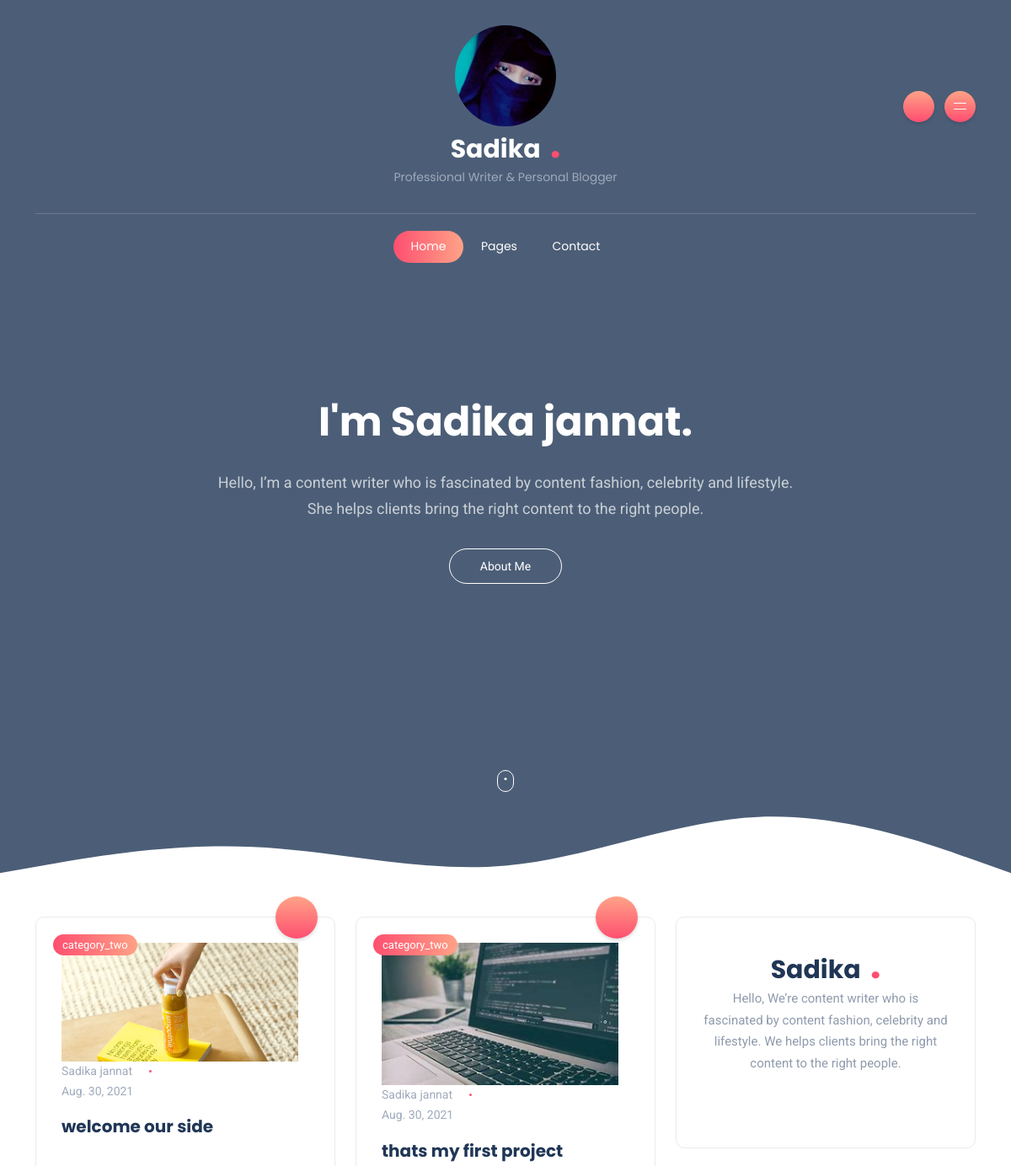
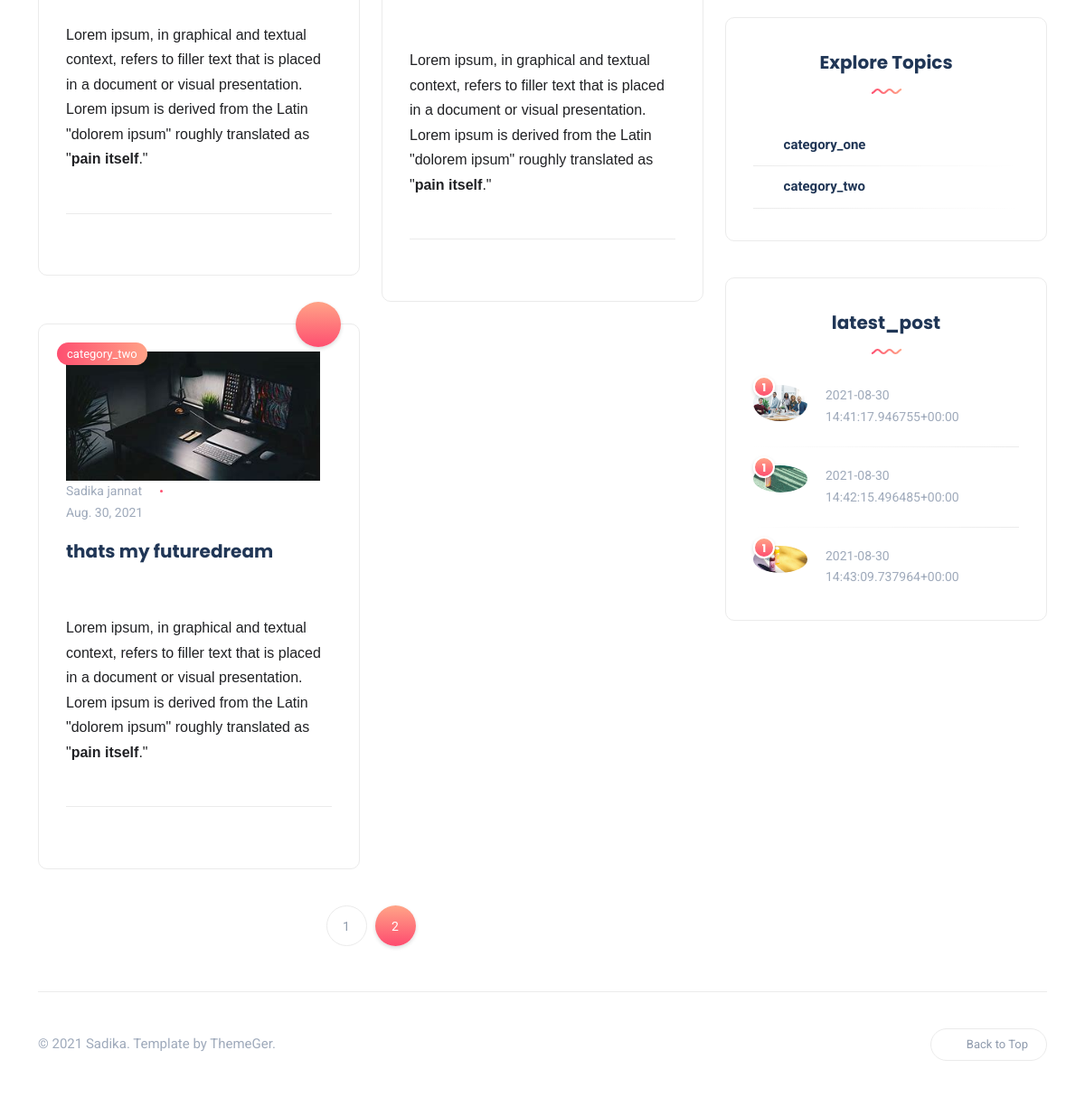
Screenshot of /?page=2 with the database file from the repository (2 pictures, top to bottom).
### blog/models.py (models this page shows, shortened)
class Post(models.Model):
    category = models.ForeignKey(Category, blank=True, null=True, on_delete= models.CASCADE, related_name='posts')
    title = models.CharField(max_length=100)
    slug = models.SlugField()
    thumbnail = models.ImageField(upload_to ='album/photo')
    description = models.TextField()
    short_description = models.TextField()
    tages =TaggableManager()
    creation = models.DateTimeField(auto_now_add= True)
    def get_absolute_url(self):
        return reverse("blog:blog_details", kwargs={
         "slug": self.slug
            })

class Category(models.Model):
    name = models.CharField(max_length=200)
    slug = models.SlugField(max_length=200,
    unique=True)
    class Meta:
        ordering = ('name',)
        verbose_name = 'category'
        verbose_name_plural = 'categories'
    def get_absolute_url(self):
        return reverse("blog:blog_by_category", args={
        self.slug
        })

### blog/views.py (the view)
def blog_list (request):
    categories = Category.objects.all()
    posts = Post.objects.all()
    latest_post=Post.objects.all()[:3]
    paginator=Paginator(posts,3)
    page_number = request.GET.get('page')
    page_obj = paginator.get_page(page_number)
    context ={
        'posts':posts,
        'page_obj':page_obj,
        'categories':categories,
        'latest_post':latest_post,
    }
    return render (request,'blog/index.html', context)

### templates/blog/index.html (shortened to what this page needs)
{% load static %}
<!DOCTYPE html>
<html lang="en-US">
<head>
<link rel="stylesheet" href="{% static "blog/css/bootstrap.min.css" %}" type="text/css" media="all">
<link rel="stylesheet" href="{% static "blog/css/all.min.css" %}" type="text/css" media="all">
<link rel="stylesheet" href="{% static "blog/css/slick.css" %}" type="text/css" media="all">
<link rel="stylesheet" href="{% static "blog/css/simple-line-icons.css" %}" type="text/css" media="all">
<link rel="stylesheet" href="{% static "blog/css/style.css" %}" type="text/css" media="all">
</head>
<body>
<div class="site-wrapper">
	<header class="header-personal light">
        <div class="container-xl header-top">
			<div class="row align-items-center">
				<div class="col-4 d-none d-md-block d-lg-block">
					<ul class="social-icons list-unstyled list-inline mb-0">
						<li class="list-inline-item"><a href="#"><i class="fab fa-facebook-f"></i></a></li>
						<li class="list-inline-item"><a href="#"><i class="fab fa-pinterest"></i></a></li>
						<li class="list-inline-item"><a href="#"><i class="fab fa-medium"></i></a></li>
					</ul>
				</div>
				<div class="col-md-4 col-sm-12 col-xs-12 text-center">
					<a class="navbar-brand" href="personal-alt.html"><img style="border-radius: 70%;width: 120px;" src="{% static "blog/images/other/jsadika.jpg" %}" alt="logo" /></a>
					<a href="/" class="d-block text-logo">Sadika <span class="dot">.</span></a>
					<span class="slogan d-block">Professional Writer & Personal Blogger</span>
				</div>
				<div class="col-md-4 col-sm-12 col-xs-12">
					<div class="header-buttons float-md-end mt-4 mt-md-0">
						<button class="search icon-button">
							<i class="icon-magnifier"></i>
						</button>
						<button class="burger-menu icon-button ms-2 float-end float-md-none">
							<span class="burger-icon"></span>
						</button>
					</div>
				</div>
			</div>
        </div>
		<nav class="navbar navbar-expand-lg">
			<div class="container-xl">
				<div class="collapse navbar-collapse justify-content-center centered-nav">
					<ul class="navbar-nav">
						<li class="nav-item  active">
							<a class="nav-link " href="/">Home</a>
						</li>
						<li class="nav-item ">
							<a class="nav-link " href="#">Pages</a>
						</li>
						<li class="nav-item">
							<a class="nav-link" href="">Contact</a>
						</li>
					</ul>
				</div>
			</div>
		</nav>
	</header>
    <section class="hero data-bg-image d-flex align-items-center" data-bg-image="{% static "blog/images/other/hero.jpg" %}">
        <div class="container-xl">
            <div class="cta text-center">
                <h2 class="mt-0 mb-4">I'm Sadika jannat.</h2>
                <p class="mt-0 mb-4">Hello, I’m a content writer who is fascinated by content fashion, celebrity and lifestyle. She helps clients bring the right content to the right people.</p>
                <a href="#" class="btn btn-light mt-2">About Me</a>
            </div>
        </div>
        <span class="mouse">
            <span class="wheel"></span>
        </span>
    </section>
	<section class="main-content mt-5">
		<div class="container-xl">
			<div class="row gy-4">
				<div class="col-lg-8">
                    <div class="row gy-4">
                      {% for post in page_obj %}
                      <div class="col-sm-6">
                          <div class="post post-grid rounded bordered">
                              <div class="thumb top-rounded">
                                  <a href="{{ post.get_absolute_url }} " class="category-badge position-absolute">{{ post.category.name }} </a>
                                  <span class="post-format">
                                      <i class="icon-picture"></i>
                                  </span>
                              </div>
                              <div class="details">
                                  <ul class="meta list-inline mb-0">
                                      <li class="list-inline-item"><a href="/"><img src="{{ post.thumbnail.url }} " class="author" alt="author"/>Sadika jannat </a></li>
                                      <li class="list-inline-item">{{ post.creation | date }}  </li>
                                  </ul>
                                  <h5 class="post-title mb-3 mt-3"><a href="{{ post.get_absolute_url }}">{{ post.title }} </a></h5>
                                  <p class="excerpt mb-0">{{ post.description | safe }} </p>
                              </div>
                              <div class="post-bottom clearfix d-flex align-items-center">
                                  <div class="social-share me-auto">
                                      <button class="toggle-button icon-share"></button>
                                  </div>
                                  <div class="more-button float-end">
                                      <a href="/"><span class="icon-options"></span></a>
                                  </div>
                              </div>
                          </div>
                      </div>
                      {% endfor %}
                    </div>
					<nav>
						<ul class="pagination justify-content-center">
              {% load l10n %}
              {% for post in page_obj.paginator.page_range %}
              {% if page_obj.number == post  %}
							<li class="page-item active" aria-current="page">
                <a href="?page={{ post }}">
                  <span class="page-link">{{ post | localize }}</span>
                </a>
							</li>
              {% else %}
							<li class="page-item"><a class="page-link" href="?page={{ post }}">{{ post }}</a></li>
              {% endif %}
              {% endfor %}
						</ul>
					</nav>
				</div>
				<div class="col-lg-4">
					<div class="sidebar">
						<div class="widget rounded">
							<div class="widget-about data-bg-image text-center" data-bg-image="{% static "blog/images/map-bg.png" %}">
								<a href="/" class="d-block text-logo">Sadika <span class="dot">.</span></a>
								<p class="mb-4">Hello, We’re content writer who is fascinated by content fashion, celebrity and lifestyle. We helps clients bring the right content to the right people.</p>
								<ul class="social-icons list-unstyled list-inline mb-0">
									<li class="list-inline-item"><a href="#"><i class="fab fa-facebook-f"></i></a></li>
									<li class="list-inline-item"><a href="#"><i class="fab fa-twitter"></i></a></li>
									<li class="list-inline-item"><a href="#"><i class="fab fa-medium"></i></a></li>
								</ul>
							</div>
						</div>
						<div class="widget rounded">
							<div class="widget-header text-center">
								<h3 class="widget-title">Explore Topics</h3>
                <img src="{% static "blog/images/wave.svg" %}" class="wave" alt="wave" />
							</div>
							 {% for category in categories %}
							<div class="widget-content">
								<ul class="list">
									<li><a href="{{ category.get_absolute_url }}">{{ category.name }} </a></li>
								</ul>
							</div>
              {% endfor %}
						</div>
						<div class="widget rounded">
							<div class="widget-header text-center">
								<h3 class="widget-title">latest_post</h3>
                <img src="{% static "blog/images/wave.svg" %}" class="wave" alt="wave" />
							</div>
							<div class="widget-content">
                {% for post in  latest_post %}
								<div class="post post-list-sm circle">
									<div class="thumb circle">
										<span class="number">1</span>
										<a href="blog-single.html">
											<div class="inner">
												<img src="{{ post.thumbnail.url }}" alt="post-title" />
											</div>
										</a>
									</div>
									<div class="details clearfix">
										<ul class="meta list-inline mt-1 mb-0">
											<li class="list-inline-item">{{ post.creation | safe}}</li>
										</ul>
									</div>
								</div>
                {% endfor %}
							</div>
						</div>
					</div>
				</div>
			</div>
		</div>
	</section>
	<footer>
		<div class="container-xl">
			<div class="footer-inner">
				<div class="row d-flex align-items-center gy-4">
					<div class="col-md-4">
						<span class="copyright">© 2021 Sadika. Template by ThemeGer.</span>
					</div>
					<div class="col-md-4 text-center">
						<ul class="social-icons list-unstyled list-inline mb-0">
							<li class="list-inline-item"><a href="#"><i class="fab fa-facebook-f"></i></a></li>
							<li class="list-inline-item"><a href="#"><i class="fab fa-pinterest"></i></a></li>
							<li class="list-inline-item"><a href="#"><i class="fab fa-medium"></i></a></li>
						</ul>
					</div>
					<div class="col-md-4">
						<a href="#" id="return-to-top" class="float-md-end"><i class="icon-arrow-up"></i>Back to Top</a>
					</div>
				</div>
			</div>
		</div>
	</footer>
</div>
</body>
</html>

### rows the page displays
Post: category.name "category_two", thumbnail (picture), creation "Aug. 30, 2021", title "welcome our side", description "Lorem ipsum, in graphical and textual context, refers to filler text that is placed in a document or visual presentation. Lorem ipsum is derived from the Latin \"dolorem ipsum\" roughly translated as \" pain itself .\""
Post: category.name "category_two", thumbnail (picture), creation "Aug. 30, 2021", title "thats my first project", description "Lorem ipsum, in graphical and textual context, refers to filler text that is placed in a document or visual presentation. Lorem ipsum is derived from the Latin \"dolorem ipsum\" roughly translated as \" pain itself .\""
Post: category.name "category_two", thumbnail (picture), creation "Aug. 30, 2021", title "thats my futuredream", description "Lorem ipsum, in graphical and textual context, refers to filler text that is placed in a document or visual presentation. Lorem ipsum is derived from the Latin \"dolorem ipsum\" roughly translated as \" pain itself .\""
Category: name "category_one"
Category: name "category_two"
Post: thumbnail (picture), creation "2021-08-30 14:41:17.946755+00:00"
Post: thumbnail (picture), creation "2021-08-30 14:42:15.496485+00:00"
Post: thumbnail (picture), creation "2021-08-30 14:43:09.737964+00:00"

### other values shown
{{ post }} "1"
{{ post | localize }} "2"
